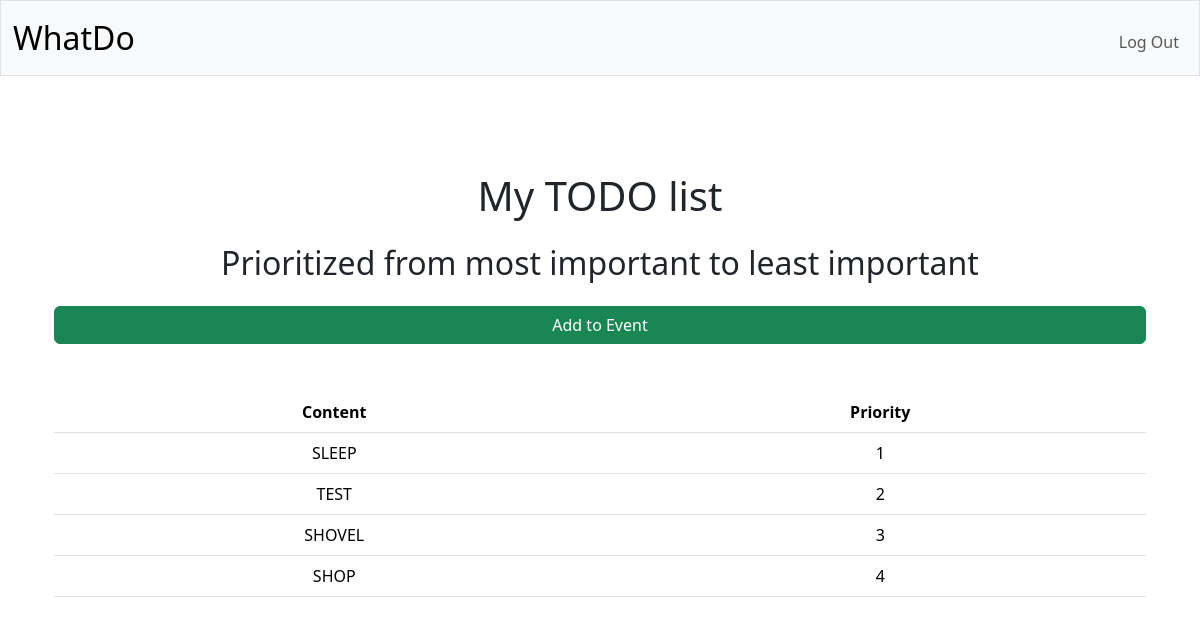
The app's page /view_event/74 (signed in) with its own data.
### tables this page shows
CREATE TABLE events (
    id INTEGER PRIMARY KEY AUTOINCREMENT NOT NULL,
    name TEXT NOT NULL,
    prompt_g TEXT,
    prompt_y TEXT,
    prompt_x TEXT,
    timestamp DATETIME DEFAULT CURRENT_TIMESTAMP
);

CREATE TABLE cards (
    id INTEGER PRIMARY KEY AUTOINCREMENT NOT NULL,
    event_id INTEGER,
    user_id INTEGER,
    content TEXT,
    priority_y INTEGER,
    priority_x INTEGER,
    FOREIGN KEY(event_id) REFERENCES events(id),
    FOREIGN KEY(user_id) REFERENCES users(id)
);

### app.py (the view)
@app.route("/view_event/<int:event_id>")
@login_required
def view_event(event_id):
    return fetch_and_verify_event_and_user(event_id, "viewEvent.html")

### app.py (called while the page is built)
@app.after_request
def after_request(response):
    response.headers["Cache-Control"] = "no-cache, no-store, must-revalidate"
    response.headers["Expires"] = 0
    response.headers["Pragma"] = "no-cache"
    return response

def fetch_and_verify_event_and_user(event_id, template_name):
    event = db.execute("SELECT * FROM events WHERE id = ?", event_id)
    if not event:
        return apology("Event not found", 404)
    user_event = db.execute("SELECT event_id FROM user_events WHERE user_id = ? AND event_id = ?", session["user_id"],
                            event_id)
    if not user_event:
        return apology("Access denied. You do not have permission for this event", 403)
    cards = db.execute("SELECT * FROM cards WHERE event_id = ? ORDER BY priority_y", event_id)
    return render_template(template_name, event_id=event_id, cards=cards, prompt_g=event[0]["prompt_g"], event_name=event[0]["name"])

### helpers.py (called while the page is built)
def login_required(f):
    @wraps(f)
    def decorated_function(*args, **kwargs):
        if session.get("user_id") is None:
            return redirect("/login")
        return f(*args, **kwargs)
    return decorated_function

### templates/viewEvent.html (shortened to what this page needs)
{% extends "layout.html" %}
{% block main %}
<div class="container mt-5">
    <h1 id="event_name" class="text-left mb-4">{{ event_name }}</h1>
    <h2 id="prioritized_y" class="text-center mb-4">Prioritized from most important to least important</h2>
    {% set event_url = "/event/" ~ event_id %}
    <a href="{{ event_url }}" class="btn btn-success w-100 mb-4">Add to Event</a>
    <table class="table mt-4" id="cards-list">
        <thead>
        <tr>
            <th scope="col">Content</th>
            <th scope="col">Priority</th>
        </tr>
        </thead>
        <tbody>
        {% for card in cards %}
        <tr>
            <td>{{ card.content }}</td>
            <td>{{ card.priority_y }}</td>
        </tr>
        {% endfor %}
        </tbody>
    </table>
</div>
{% endblock %}

### static/styles.css (style rules this page uses)
td { text-transform: uppercase; }

### records on screen
events: name "My TODO list"
cards: content "SLEEP", priority_y "1"
cards: content "TEST", priority_y "2"
cards: content "SHOVEL", priority_y "3"
cards: content "SHOP", priority_y "4"
